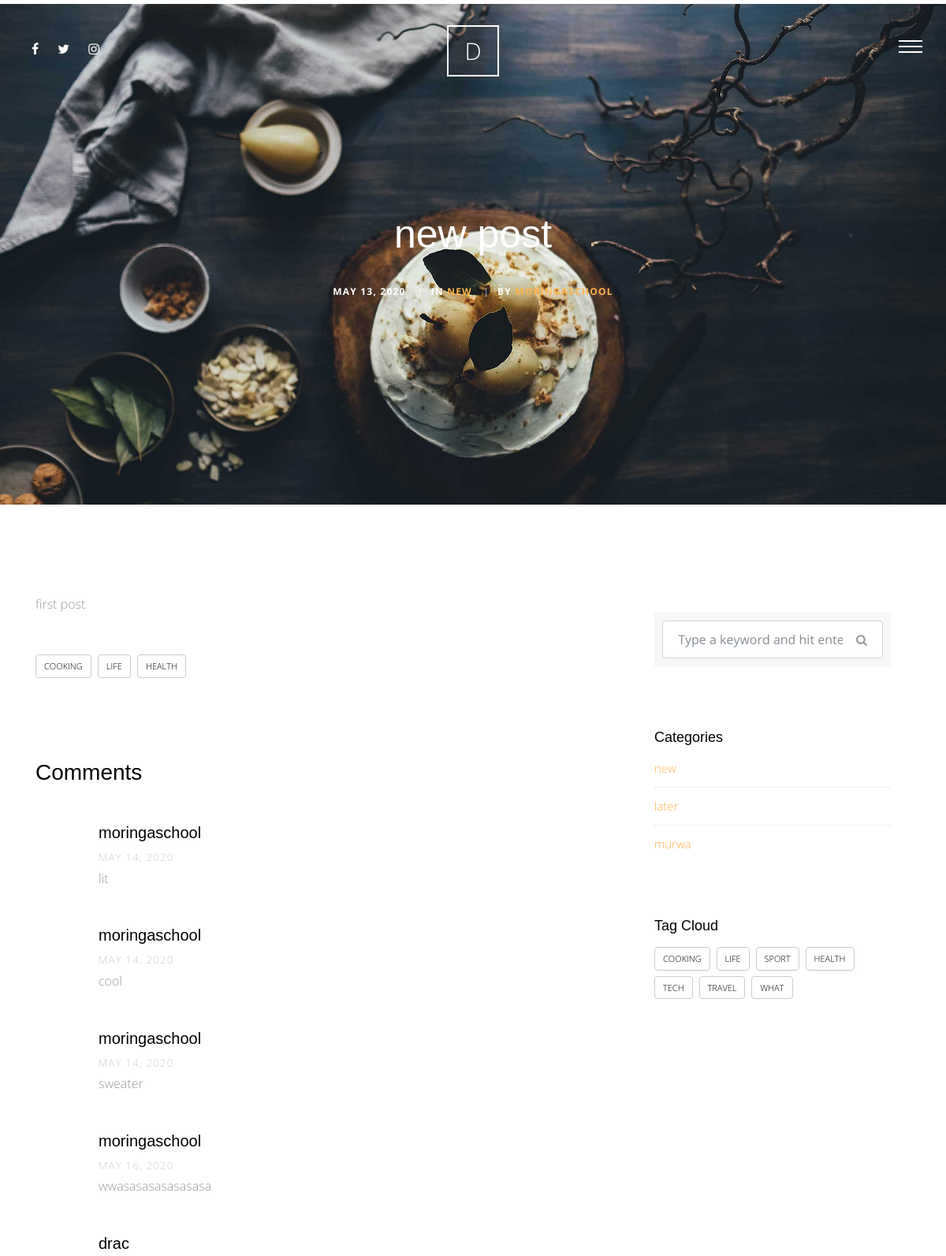
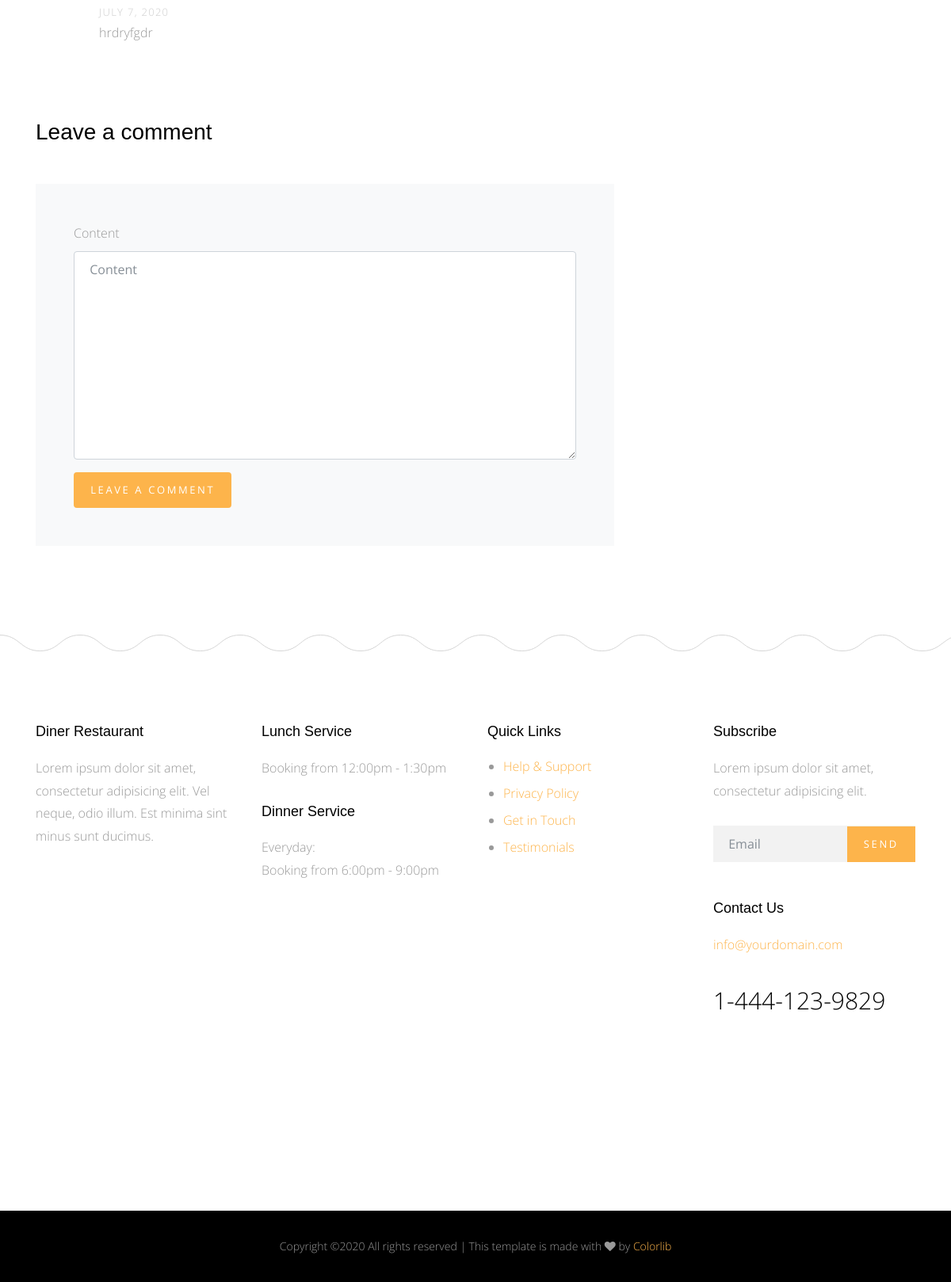
The page /blog/1 on the database its author committed (2 pictures, top to bottom).
### blog/models.py (models this page shows, shortened)
class Post(models.Model):
    title = models.CharField(max_length=70)
    content = models.TextField()
    author = models.ForeignKey(User, on_delete=models.CASCADE)
    created = models.DateField(default=timezone.now)
    tags = TaggableManager(blank=True)
    category = models.ForeignKey('Category', on_delete=models.SET_NULL, null=True)
    image = models.ImageField(upload_to='blog/', blank=True, null=True)
    class Meta:
        verbose_name = 'Post'
        verbose_name_plural = 'Posts'
    def __str__(self):
        return self.title

class Category(models.Model):
    category_name = models.CharField(max_length=50)
    class Meta:
        verbose_name = 'Category'
        verbose_name_plural = 'Categories'
    def __str__(self):
        return self.category_name

class Comment(models.Model):
        user = models.ForeignKey(User, on_delete=models.CASCADE)
        post = models.ForeignKey(Post, on_delete=models.CASCADE)
        created = models.DateField(default=timezone.now)
        content = models.TextField()
        class Meta:
            verbose_name = 'Comment'
            verbose_name_plural = 'Comments'

### blog/views.py (the view)
# urls.py: path('<int:id>', views.post_detail, name='post_detail'),
def post_detail(request, id):
    post_detail = Post.objects.get(id=id)
    categories = Category.objects.all()
    all_tags = Tag.objects.all()
    comments = Comment.objects.filter(post=post_detail)
    if request.method == 'POST' :
        comment_form = CommentForm(request.POST)
        if comment_form.is_valid():
            new_comment = comment_form.save(commit=False)
            new_comment.user = request.user
            new_comment.post = post_detail
            new_comment.save()
    else:
        comment_form = CommentForm()
    context = {
        'post_detail' : post_detail ,
        'categories' : categories ,
        'all_tags' : all_tags ,
        'comments' : comments ,
        'comment_form' : comment_form
    }
    return render(request , 'Post/post_detail.html' , context)

### blog/forms.py
class CommentForm(forms.ModelForm):
    class Meta:
        model = Comment
        fields = {
            'content',
        }

### blog/templates/Post/post_detail.html (shortened to what this page needs)
{% extends 'base.html' %}
{% load static %}
{% load bootstrap4 %}
{% block body %}
      <div class="main-wrap">
        <div class="cover_1 cover_sm">
          <div class="img_bg" style="background-image: url({% static 'site_static/img/slider-1.jpg' %})" data-stellar-background-ratio="0.5">
            <div class="container">
              <div class="row align-items-center justify-content-center">
                <div class="col-md-7 text-center" data-aos="fade-up">
                  <h2 class="heading mb-4">{{post_detail}}</h2>
                  <div class="post-info">
                    <div class="date-info">{{post_detail.created}}</div>
                    <div class="category-info"><span class="seperator">|</span>In <a href="#" data-title="View all posts in Lifestyle" title="View all posts in Lifestyle">{{post_detail.category}}</a></div>
                    <div class="author-info"><span class="seperator">|</span>By <a href="#">{{post_detail.author}}</a></div>
                  </div>
                </div>
              </div>
            </div>
          </div>
        </div>
       <div class="section">
          <div class="container">
            <div class="row">
              <div class="col-md-8">
                <p>{{post_detail.content}}</p>
                <div class="tag-widget post-tag-container mb-5 mt-5">
                  <div class="tagcloud">
                    {% for tag in post_detail.tags.all %}
                        <a href="{% url 'blog:post_by_tag' tag %}" class="tag-cloud-link">{{tag.name}}</a>
                    {% endfor %}
                  </div>
                </div>
                <div class="pt-5 mt-5">
                  <h3 class="mb-5"> Comments</h3>
                  <ul class="comment-list">
                    {% for comment in comments %}
                      <li class="comment">
                        <div class="comment-body">
                          <h3>{{comment.user}}</h3>
                          <div class="meta">{{comment.created}}</div>
                          <p>{{comment.content}}</p>
                        </div>
                      </li>
                    {% endfor %}
                  </ul>
                  <div class="comment-form-wrap pt-5">
                    <h3 class="mb-5">Leave a comment</h3>
                    <form method="POST" class="p-5 bg-light">
                        {% bootstrap_form comment_form %}
                        {% buttons %}
                            <button type="submit" class="btn btn-primary">Leave A Comment</button>
                        {% endbuttons %}
                    </form>
                  </div>
                </div>
              </div>
              <div class="col-md-4 sidebar">
                <div class="sidebar-box">
                  <form action="{% url 'blog:post_list' %}" method="GET" class="search-form">
                    <div class="form-group">
                      <span class="icon fa fa-search"></span>
                      <input type="text" class="form-control" name='q' value="{{request.Get.q}}" placeholder="Type a keyword and hit enter">
                    </div>
                  </form>
                </div>
                <div class="sidebar-box">
                  <div class="categories">
                    <h3>Categories</h3>
                    {% for category in categories %}
                    <li><a href="{% url 'blog:post_by_category' category %}">{{category}}</a></li>
                    {% endfor %}
                  </div>
                </div>
                <div class="sidebar-box">
                  <h3>Tag Cloud</h3>
                  <div class="tagcloud">
                        {% for tag in all_tags %}
                          <a href="{% url 'blog:post_by_tag' tag %}" class="tag-cloud-link">{{tag}}</a>
                        {% endfor %}
                  </div>
                </div>
              </div>
            </div>
          </div>
        </div>
      </div>
      {% endblock body %}

### static/site_static/css/style.css (style rules this page uses)
html { overflow-x: hidden; }
body { background: #fff; font-family: "Open Sans", cursive; font-size: 16px; line-height: 1.8; font-weight: 300; color: #999999; }
a { -webkit-transition: .3s all ease; -o-transition: .3s all ease; transition: .3s all ease; text-decoration: none; }
h1, h2, h3, h4, h5 { color: #000; font-family: "Playfair Display", Arial, sans-serif; }
.btn, .form-control { outline: none; }
textarea.form-control { height: inherit; }
.btn { font-size: 13px; text-transform: uppercase; letter-spacing: .2em; }
.btn.btn-primary { color: #fff; border-width: 2px; }
.section { padding: 7em 0; }
.cover_1 { position: relative; }
.cover_1 .img_bg { background-repeat: no-repeat; background-size: cover !important; background-position: center center; }
.cover_1 .img_bg, .cover_1 .img_bg > .container > .row { min-height: 700px; height: 100vh; }
.cover_1.cover_sm .img_bg, .cover_1.cover_sm .img_bg > .container > .row { min-height: 600px; height: 80vh; }
.cover_1 .heading { color: white; font-weight: 300; font-size: 30px; line-height: 1.5; }
@media (min-width: 768px) { .cover_1 .heading { font-size: 50px; line-height: 1.5; } }
.post-info { font-size: 12px; text-transform: uppercase; font-weight: bold; color: #fff; letter-spacing: .1em; }
.post-info > div { display: inline-block; }
.post-info > div .seperator { display: inline-block; margin: 0 10px; opacity: .5; }
.tagcloud a { text-transform: uppercase; display: inline-block; padding: 4px 10px; margin-bottom: 7px; margin-right: 4px; border-radius: 4px; color: #000; border: 1px solid #ccc; font-size: 11px; }
.comment-form-wrap { clear: both; }
.comment-list { padding: 0; margin: 0; }
.comment-list li { padding: 0; margin: 0 0 30px 0; float: left; width: 100%; clear: both; list-style: none; }
.comment-list li .comment-body { float: right; width: calc(100% - 80px); }
.comment-list li .comment-body h3 { font-size: 20px; }
.comment-list li .comment-body .meta { text-transform: uppercase; font-size: 13px; letter-spacing: .1em; color: #ccc; }
.search-form { background: #f7f7f7; padding: 10px; }
.search-form .form-group { position: relative; }
.search-form .form-group input { padding-right: 50px; }
.search-form .icon { position: absolute; top: 50%; right: 20px; -webkit-transform: translateY(-50%); -ms-transform: translateY(-50%); transform: translateY(-50%); }
.sidebar-box { margin-bottom: 30px; padding: 25px; font-size: 15px; width: 100%; float: left; background: #fff; }
.sidebar-box *:last-child { margin-bottom: 0; }
.sidebar-box h3 { font-size: 18px; margin-bottom: 15px; }
.categories li, .sidelink li { position: relative; margin-bottom: 10px; padding-bottom: 10px; border-bottom: 1px dotted #dee2e6; list-style: none; }
.categories li:last-child, .sidelink li:last-child { margin-bottom: 0; border-bottom: none; padding-bottom: 0; }
.categories li a, .sidelink li a { display: block; }

### rows shown on the page
Post: title "new post", created "MAY 13, 2020", category "NEW", author "MORINGASCHOOL", content "first post"
Tag: name "COOKING"
Tag: name "LIFE"
Tag: name "HEALTH"
Comment: user "moringaschool", created "MAY 14, 2020", content "lit"
Comment: user "moringaschool", created "MAY 14, 2020", content "cool"
Comment: user "moringaschool", created "MAY 14, 2020", content "sweater"
Comment: user "moringaschool", created "MAY 16, 2020", content "wwasasasasasasasa"
Comment: user "drac", created "JULY 7, 2020", content "hrdryfgdr"
Category: category_name "new"
Category: category_name "later"
Category: category_name "murwa"
Tag: name "SPORT"
Tag: name "TECH"
Tag: name "TRAVEL"
Tag: name "WHAT"
